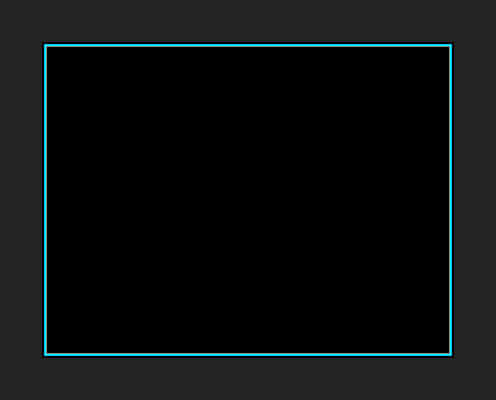

The image is a tile-based game level rendered from a .tmx file. Its description and source (layers, tilesets, objects; grid data summarised) follow:
An orthogonal 31x25 tile map with 16x16 px tiles, 1 tile layer (Tile Layer 1), 2 tilesets and 3 objects (script_Credits, script_InfiniteGravitites).

<map version="1.0" orientation="orthogonal" renderorder="right-down" width="31" height="25" tilewidth="16" tileheight="16">
 <tileset firstgid="1" source="main.tsx" />
 <tileset firstgid="501" source="objects.tsx" />
 <layer name="Tile Layer 1" width="31" height="25">
  <data>[775 cells, 775 non-empty, 10 distinct tile ids]</data>
 </layer>
 <objectgroup name="Object Layer 1">
  <object gid="501" x="32" y="368" />
  <object name="script_Credits" x="421" y="68" />
  <object name="script_InfiniteGravitites" x="255" y="194" />
 </objectgroup>
</map>
